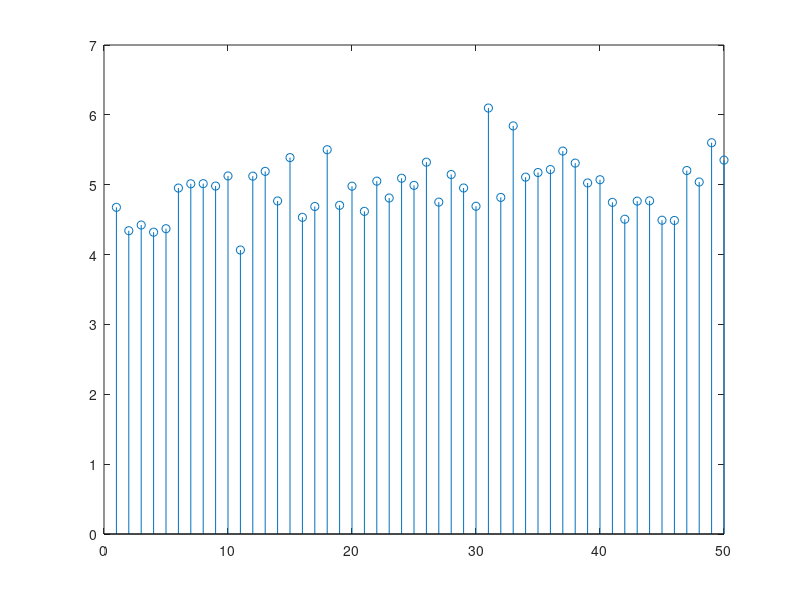
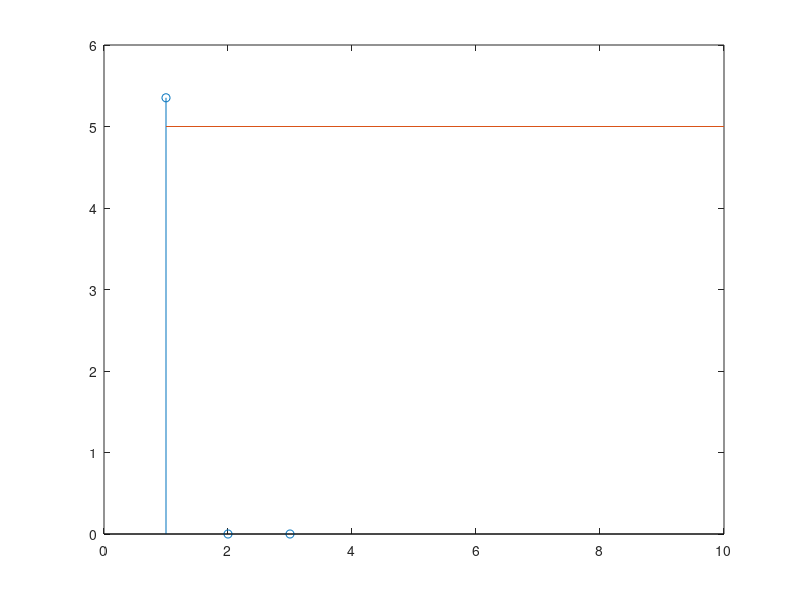
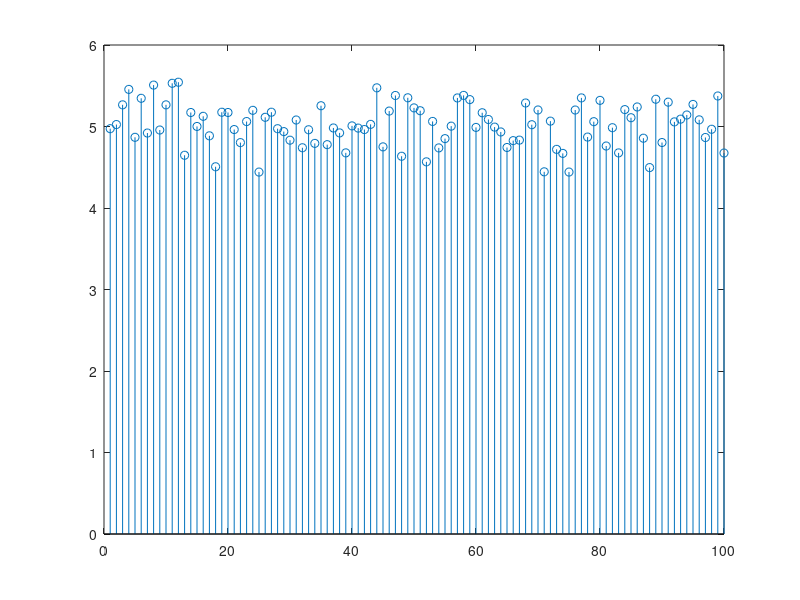
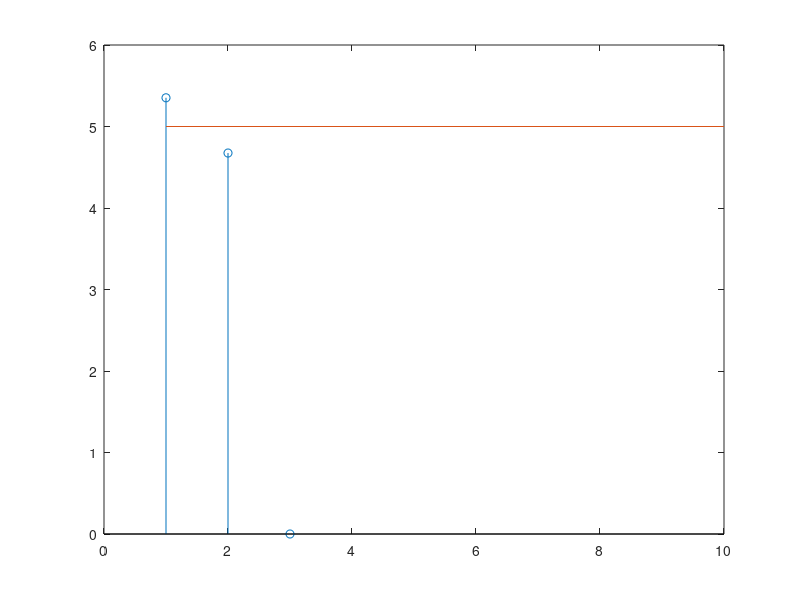

Recreate these plots in MATLAB, in order.
sum=0;
sum2=0;

n=1:50;
N=[50 100 10];
mean=zeros(1,3);
error=zeros(1,3);



for t=1:3
    m=zeros(1,N(t));
for i=1:N(t)
  X=10*rand(1,N(t));
   for j=1:N(t)
    sum=X(j)+sum;
   end
   m(i)=sum/N(t);
   sum=0;
end

for k=1:N(t)
    sum2=m(i)+sum2;
end
mean(t)=sum2/N(t);
sum2=0;
error(t)=(abs((mean(t)-5))/5)*100;

for a=1:10
    true(a)=5;
end 


figure,stem(m);
figure,stem(mean);
hold on;
plot(true);
end
